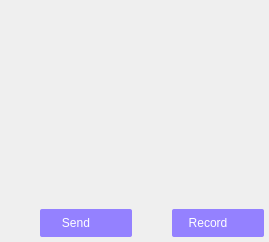
           <widget class="QWidget" name="widget" native="true">
            <property name="sizePolicy">
             <sizepolicy hsizetype="Preferred" vsizetype="Preferred">
              <horstretch>0</horstretch>
              <verstretch>0</verstretch>
             </sizepolicy>
            </property>
            <property name="mouseTracking">
             <bool>true</bool>
            </property>
            <layout class="QVBoxLayout" name="verticalLayout">
             <property name="spacing">
              <number>0</number>
             </property>
             <property name="leftMargin">
              <number>0</number>
             </property>
             <property name="topMargin">
              <number>0</number>
             </property>
             <property name="rightMargin">
              <number>0</number>
             </property>
             <property name="bottomMargin">
              <number>0</number>
             </property>
             <item>
              <widget class="QToolBar" name="tool">
               <property name="sizePolicy">
                <sizepolicy hsizetype="Preferred" vsizetype="Fixed">
                 <horstretch>0</horstretch>
                 <verstretch>0</verstretch>
                </sizepolicy>
               </property>
               <property name="minimumSize">
                <size>
                 <width>0</width>
                 <height>0</height>
                </size>
               </property>
               <property name="maximumSize">
                <size>
                 <width>16777215</width>
                 <height>40</height>
                </size>
               </property>
               <property name="mouseTracking">
                <bool>true</bool>
               </property>
               <property name="movable">
                <bool>false</bool>
               </property>
               <property name="iconSize">
                <size>
                 <width>28</width>
                 <height>28</height>
                </size>
               </property>
               <addaction name="actionFont"/>
               <addaction name="actionExpression"/>
               <addaction name="actionShock"/>
               <addaction name="actionVoice"/>
               <addaction name="actionPicture"/>
               <addaction name="actionMusic"/>
               <addaction name="actionScreenshot"/>
               <addaction name="actionAssistance"/>
              </widget>
             </item>
             <item>
              <widget class="QTextEdit" name="input">
               <property name="sizePolicy">
                <sizepolicy hsizetype="Expanding" vsizetype="MinimumExpanding">
                 <horstretch>0</horstretch>
                 <verstretch>0</verstretch>
                </sizepolicy>
               </property>
               <property name="minimumSize">
                <size>
                 <width>0</width>
                 <height>80</height>
                </size>
               </property>
               <property name="styleSheet">
                <string notr="true">QTextEdit#input
{
border:none;
background-color:transparent;
}</string>
               </property>
              </widget>
             </item>
             <item>
              <layout class="QHBoxLayout" name="horizontalLayout_12">
               <property name="spacing">
                <number>0</number>
               </property>
               <property name="rightMargin">
                <number>5</number>
               </property>
               <property name="bottomMargin">
                <number>5</number>
               </property>
               <item>
                <spacer name="horizontalSpacer_10">
                 <property name="orientation">
                  <enum>Qt::Horizontal</enum>
                 </property>
                 <property name="sizeHint" stdset="0">
                  <size>
                   <width>40</width>
                   <height>20</height>
                  </size>
                 </property>
                </spacer>
               </item>
               <item>
                <widget class="QPushButton" name="send">
                 <property name="sizePolicy">
                  <sizepolicy hsizetype="Fixed" vsizetype="Fixed">
                   <horstretch>0</horstretch>
                   <verstretch>0</verstretch>
                  </sizepolicy>
                 </property>
                 <property name="minimumSize">
                  <size>
                   <width>72</width>
                   <height>28</height>
                  </size>
                 </property>
                 <property name="maximumSize">
                  <size>
                   <width>72</width>
                   <height>28</height>
                  </size>
                 </property>
                 <property name="styleSheet">
                  <string notr="true">#send
{
border:none;
background-color: rgb(148, 129, 255);
color:white;
border-top-left-radius:2px;
border-bottom-left-radius:2px;
}
#send:hover
{
background-color: rgba(148, 129, 255,120);
}</string>
                 </property>
                 <property name="text">
                  <string>Send</string>
                 </property>
                </widget>
               </item>
               <item>
                <widget class="QPushButton" name="send_menu">
                 <property name="sizePolicy">
                  <sizepolicy hsizetype="Fixed" vsizetype="Fixed">
                   <horstretch>0</horstretch>
                   <verstretch>0</verstretch>
                  </sizepolicy>
                 </property>
                 <property name="minimumSize">
                  <size>
                   <width>20</width>
                   <height>28</height>
                  </size>
                 </property>
                 <property name="maximumSize">
                  <size>
                   <width>20</width>
                   <height>28</height>
                  </size>
                 </property>
                 <property name="styleSheet">
                  <string notr="true">#send_menu
{
border:none;
background-color: rgb(148, 129, 255);
color:white;
border-top-right-radius:2px;
border-bottom-right-radius:2px;
padding-left:4px;
padding-right:4px;
image: url(:/res/talk/nnu.png);
}
#send_menu:hover
{
background-color: rgba(148, 129, 255,120);
}
</string>
                 </property>
                 <property name="text">
                  <string/>
                 </property>
                </widget>
               </item>
               <item>
                <spacer name="horizontalSpacer_11">
                 <property name="orientation">
                  <enum>Qt::Horizontal</enum>
                 </property>
                 <property name="sizeType">
                  <enum>QSizePolicy::Fixed</enum>
                 </property>
                 <property name="sizeHint" stdset="0">
                  <size>
                   <width>40</width>
                   <height>20</height>
                  </size>
                 </property>
                </spacer>
               </item>
               <item>
                <widget class="QPushButton" name="record">
                 <property name="minimumSize">
                  <size>
                   <width>72</width>
                   <height>28</height>
                  </size>
                 </property>
                 <property name="maximumSize">
                  <size>
                   <width>72</width>
                   <height>28</height>
                  </size>
                 </property>
                 <property name="styleSheet">
                  <string notr="true">#record
{
border:none;
background-color: rgb(148, 129, 255);
color:white;
border-top-left-radius:2px;
border-bottom-left-radius:2px;
}
#record:hover
{
background-color: rgba(148, 129, 255,120);
}</string>
                 </property>
                 <property name="text">
                  <string>Record</string>
                 </property>
                </widget>
               </item>
               <item>
                <widget class="QPushButton" name="record_menu">
                 <property name="sizePolicy">
                  <sizepolicy hsizetype="Fixed" vsizetype="Fixed">
                   <horstretch>0</horstretch>
                   <verstretch>0</verstretch>
                  </sizepolicy>
                 </property>
                 <property name="minimumSize">
                  <size>
                   <width>20</width>
                   <height>28</height>
                  </size>
                 </property>
                 <property name="maximumSize">
                  <size>
                   <width>20</width>
                   <height>28</height>
                  </size>
                 </property>
                 <property name="styleSheet">
                  <string notr="true">#record_menu
{
border:none;
background-color: rgb(148, 129, 255);
color:white;
border-top-right-radius:2px;
border-bottom-right-radius:2px;
padding-left:4px;
padding-right:4px;
image: url(:/res/talk/nnu.png);
}
#record_menu:hover
{
background-color: rgba(148, 129, 255,120);
}
</string>
                 </property>
                 <property name="text">
                  <string/>
                 </property>
                </widget>
               </item>
              </layout>
             </item>
            </layout>
           </widget>
